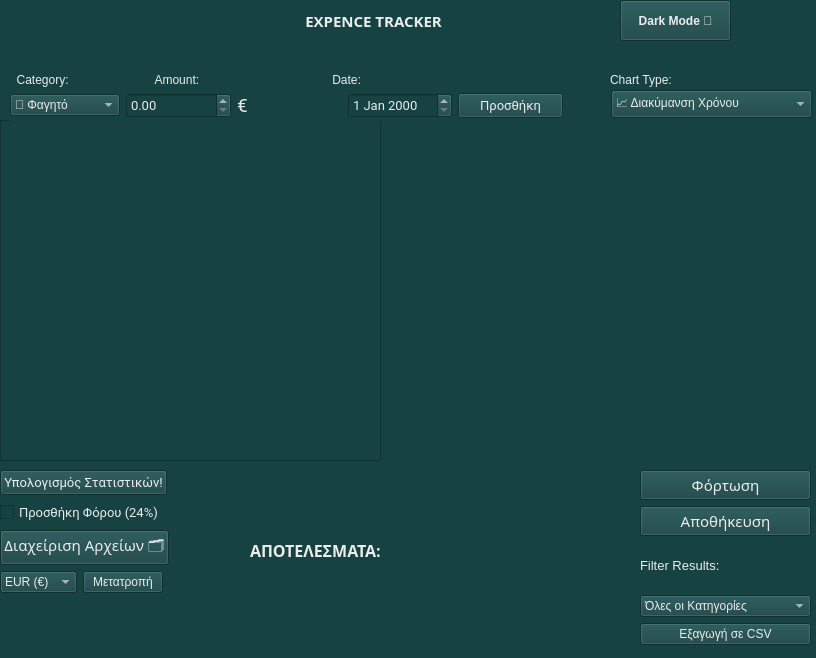
<?xml version="1.0" encoding="UTF-8"?>
<ui version="4.0">
 <class>MainWindow</class>
 <widget class="QMainWindow" name="MainWindow">
  <property name="geometry">
   <rect>
    <x>0</x>
    <y>0</y>
    <width>816</width>
    <height>658</height>
   </rect>
  </property>
  <property name="windowTitle">
   <string>MainWindow</string>
  </property>
  <property name="styleSheet">
   <string notr="true">background-color: rgb(22, 66, 66);
color: rgb(236, 236, 236);</string>
  </property>
  <widget class="QWidget" name="centralwidget">
   <widget class="QChartView" name="chartView" native="true">
    <property name="geometry">
     <rect>
      <x>390</x>
      <y>120</y>
      <width>411</width>
      <height>341</height>
     </rect>
    </property>
    <property name="font">
     <font>
      <family>Roboto</family>
      <pointsize>10</pointsize>
     </font>
    </property>
   </widget>
   <widget class="QLabel" name="statsLabel">
    <property name="geometry">
     <rect>
      <x>250</x>
      <y>490</y>
      <width>381</width>
      <height>121</height>
     </rect>
    </property>
    <property name="font">
     <font>
      <family>Segoe UI Black</family>
      <pointsize>12</pointsize>
      <bold>true</bold>
     </font>
    </property>
    <property name="text">
     <string>ΑΠΟΤΕΛΕΣΜΑΤΑ: </string>
    </property>
   </widget>
   <widget class="QPushButton" name="themeButton">
    <property name="geometry">
     <rect>
      <x>620</x>
      <y>0</y>
      <width>111</width>
      <height>41</height>
     </rect>
    </property>
    <property name="font">
     <font>
      <bold>true</bold>
     </font>
    </property>
    <property name="text">
     <string>Dark Mode 🌙</string>
    </property>
   </widget>
   <widget class="QLabel" name="label">
    <property name="geometry">
     <rect>
      <x>280</x>
      <y>10</y>
      <width>191</width>
      <height>20</height>
     </rect>
    </property>
    <property name="font">
     <font>
      <family>Microsoft YaHei Light</family>
      <bold>true</bold>
     </font>
    </property>
    <property name="autoFillBackground">
     <bool>false</bool>
    </property>
    <property name="frameShadow">
     <enum>QFrame::Shadow::Plain</enum>
    </property>
    <property name="lineWidth">
     <number>1</number>
    </property>
    <property name="text">
     <string>&lt;html&gt;&lt;head/&gt;&lt;body&gt;&lt;p align=&quot;center&quot;&gt;&lt;span style=&quot; font-size:11pt;&quot;&gt; EXPENCE TRACKER &lt;/span&gt;&lt;/p&gt;&lt;/body&gt;&lt;/html&gt;</string>
    </property>
   </widget>
   <widget class="QWidget" name="layoutWidget">
    <property name="geometry">
     <rect>
      <x>640</x>
      <y>470</y>
      <width>171</width>
      <height>175</height>
     </rect>
    </property>
    <layout class="QVBoxLayout" name="verticalLayout">
     <item>
      <widget class="QPushButton" name="loadButton">
       <property name="font">
        <font>
         <family>Segoe UI Semibold</family>
         <pointsize>11</pointsize>
         <italic>false</italic>
         <bold>false</bold>
         <strikeout>false</strikeout>
        </font>
       </property>
       <property name="text">
        <string>Φόρτωση</string>
       </property>
      </widget>
     </item>
     <item>
      <widget class="QPushButton" name="saveButton">
       <property name="font">
        <font>
         <family>Segoe UI Semibold</family>
         <pointsize>11</pointsize>
         <italic>false</italic>
         <bold>false</bold>
         <strikeout>false</strikeout>
        </font>
       </property>
       <property name="text">
        <string>Αποθήκευση</string>
       </property>
      </widget>
     </item>
     <item>
      <widget class="QLabel" name="label_3">
       <property name="font">
        <font>
         <pointsize>10</pointsize>
        </font>
       </property>
       <property name="text">
        <string>Filter Results:</string>
       </property>
      </widget>
     </item>
     <item>
      <widget class="QComboBox" name="filterCombo">
       <item>
        <property name="text">
         <string>Όλες οι Κατηγορίες</string>
        </property>
       </item>
       <item>
        <property name="text">
         <string>🛒 Φαγητό</string>
        </property>
       </item>
       <item>
        <property name="text">
         <string>💡 Λογαριασμοί</string>
        </property>
       </item>
       <item>
        <property name="text">
         <string>🚗 Μεταφορές</string>
        </property>
       </item>
       <item>
        <property name="text">
         <string>🎬 Ψυχαγωγία</string>
        </property>
       </item>
       <item>
        <property name="text">
         <string>📦 Άλλο</string>
        </property>
       </item>
      </widget>
     </item>
     <item>
      <widget class="QPushButton" name="exportCsvButton">
       <property name="text">
        <string>Εξαγωγή σε CSV</string>
       </property>
      </widget>
     </item>
    </layout>
   </widget>
   <widget class="QWidget" name="layoutWidget">
    <property name="geometry">
     <rect>
      <x>0</x>
      <y>470</y>
      <width>236</width>
      <height>161</height>
     </rect>
    </property>
    <layout class="QFormLayout" name="formLayout">
     <item row="0" column="0">
      <widget class="QPushButton" name="analyzeButton">
       <property name="font">
        <font>
         <family>Roboto</family>
         <pointsize>10</pointsize>
        </font>
       </property>
       <property name="text">
        <string>Υπολογισμός Στατιστικών!</string>
       </property>
      </widget>
     </item>
     <item row="1" column="0">
      <widget class="QCheckBox" name="taxCheckBox">
       <property name="font">
        <font>
         <family>Roboto</family>
         <pointsize>10</pointsize>
        </font>
       </property>
       <property name="text">
        <string>Προσθήκη Φόρου (24%)</string>
       </property>
      </widget>
     </item>
     <item row="2" column="0">
      <widget class="QPushButton" name="manageFilesButton">
       <property name="font">
        <font>
         <family>Segoe UI Semibold</family>
         <pointsize>11</pointsize>
         <bold>false</bold>
        </font>
       </property>
       <property name="text">
        <string>Διαχείριση Αρχείων 🗂️</string>
       </property>
      </widget>
     </item>
     <item row="3" column="0">
      <layout class="QHBoxLayout" name="horizontalLayout_3">
       <item>
        <widget class="QComboBox" name="currencyCombo">
         <item>
          <property name="text">
           <string>EUR (€)</string>
          </property>
         </item>
         <item>
          <property name="text">
           <string>USD ($)</string>
          </property>
         </item>
         <item>
          <property name="text">
           <string>GBP (£)</string>
          </property>
         </item>
         <item>
          <property name="text">
           <string>JPY (¥)</string>
          </property>
         </item>
         <item>
          <property name="text">
           <string>CHF (Fr)</string>
          </property>
         </item>
        </widget>
       </item>
       <item>
        <widget class="QPushButton" name="convertButton">
         <property name="text">
          <string>Μετατροπή</string>
         </property>
        </widget>
       </item>
      </layout>
     </item>
    </layout>
   </widget>
   <widget class="QTableView" name="expenseTable">
    <property name="geometry">
     <rect>
      <x>0</x>
      <y>120</y>
      <width>381</width>
      <height>341</height>
     </rect>
    </property>
   </widget>
   <widget class="QWidget" name="layoutWidget">
    <property name="geometry">
     <rect>
      <x>10</x>
      <y>90</y>
      <width>553</width>
      <height>31</height>
     </rect>
    </property>
    <layout class="QGridLayout" name="gridLayout">
     <item row="0" column="4">
      <widget class="QPushButton" name="addButton">
       <property name="font">
        <font>
         <family>Roboto</family>
         <pointsize>10</pointsize>
        </font>
       </property>
       <property name="text">
        <string>Προσθήκη</string>
       </property>
      </widget>
     </item>
     <item row="0" column="2">
      <widget class="QLabel" name="currencyLabel">
       <property name="font">
        <font>
         <family>Roboto</family>
         <pointsize>14</pointsize>
        </font>
       </property>
       <property name="text">
        <string>€</string>
       </property>
      </widget>
     </item>
     <item row="0" column="0">
      <widget class="QComboBox" name="categoryCombo">
       <item>
        <property name="text">
         <string>🛒 Φαγητό</string>
        </property>
       </item>
       <item>
        <property name="text">
         <string>💡 Λογαριασμοί</string>
        </property>
       </item>
       <item>
        <property name="text">
         <string>🚗 Μεταφορές</string>
        </property>
       </item>
       <item>
        <property name="text">
         <string>🎬 Ψυχαγωγία</string>
        </property>
       </item>
       <item>
        <property name="text">
         <string>📦 Άλλο</string>
        </property>
       </item>
      </widget>
     </item>
     <item row="0" column="1">
      <widget class="QDoubleSpinBox" name="amountSpinBox">
       <property name="font">
        <font>
         <family>Roboto</family>
         <pointsize>10</pointsize>
        </font>
       </property>
       <property name="maximum">
        <double>999999.989999999990687</double>
       </property>
      </widget>
     </item>
     <item row="0" column="3">
      <widget class="QDateEdit" name="dateEdit">
       <property name="font">
        <font>
         <family>Roboto</family>
         <pointsize>10</pointsize>
        </font>
       </property>
      </widget>
     </item>
    </layout>
   </widget>
   <widget class="QLabel" name="label_2">
    <property name="geometry">
     <rect>
      <x>10</x>
      <y>70</y>
      <width>551</width>
      <height>20</height>
     </rect>
    </property>
    <property name="text">
     <string>  Category:                          Amount:                                        Date:</string>
    </property>
   </widget>
   <widget class="QComboBox" name="chartTypeCombo">
    <property name="geometry">
     <rect>
      <x>611</x>
      <y>90</y>
      <width>201</width>
      <height>28</height>
     </rect>
    </property>
    <item>
     <property name="text">
      <string>📈 Διακύμανση Χρόνου</string>
     </property>
    </item>
    <item>
     <property name="text">
      <string>📊 Κατανομή Κατηγοριών</string>
     </property>
    </item>
   </widget>
   <widget class="QLabel" name="ChartTypeLabel">
    <property name="geometry">
     <rect>
      <x>610</x>
      <y>70</y>
      <width>81</width>
      <height>20</height>
     </rect>
    </property>
    <property name="text">
     <string>Chart Type:</string>
    </property>
   </widget>
  </widget>
 </widget>
 <customwidgets>
  <customwidget>
   <class>QChartView</class>
   <extends>QWidget</extends>
   <header>QChartView</header>
   <container>1</container>
  </customwidget>
 </customwidgets>
 <resources/>
 <connections/>
</ui>
